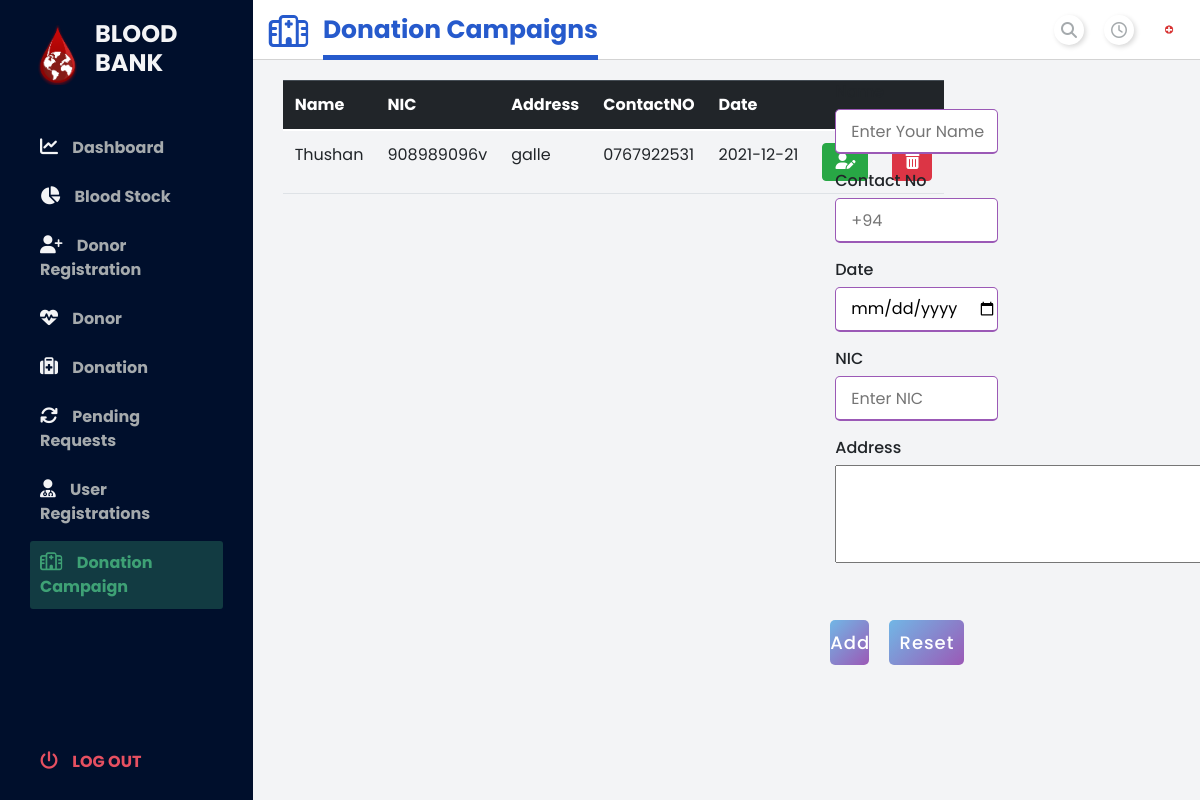
/DonationCampaign.php (signed in), run on the app's committed database.
### tables this page shows
CREATE TABLE `campreg` (
  `Name` varchar(25) NOT NULL,
  `NIC` varchar(13) NOT NULL,
  `Address` varchar(255) NOT NULL,
  `ContactNo` varchar(50) NOT NULL,
  `Date` int(11) NOT NULL,
  `Month` int(11) NOT NULL,
  `Year` int(11) NOT NULL
);

### DonationCampaign.php (the view, shortened to what this page needs)
<?php
include('connection.php');
$d = date("Y/m/d");
$day = date("d", strtotime($d));
$month = date("m", strtotime($d));
$year = date("y", strtotime($d));
$query = "SELECT * FROM `campreg` WHERE date>='$day' AND month>='$month' AND year>='$year' ";
$result = mysqli_query($Con, $query);
$camps = mysqli_fetch_all($result, MYSQLI_ASSOC);
?>
<!DOCTYPE html>
<html lang="en">
<head>
  <link rel="stylesheet" href="https://cdn.jsdelivr.net/npm/bootstrap@5.1.0/dist/css/bootstrap.min.css">
  <link rel="stylesheet" href="https://use.fontawesome.com/releases/v5.15.4/css/all.css">
  <link rel="stylesheet" type="text/css" href="style1.css">
  <link rel="stylesheet" type="text/css" href="form1.css">
  <link rel="stylesheet" type="text/css" href="css/bootstrap.css">
</head>
<body id="body">
  <div class="container1">
    <nav class="navbar">
      <div class="navbar__left">
        <i class="fa fa-hospital-o fa-2x  a" aria-hidden="true"></i>
        <h7 style="font-size: 25px; font-weight:bold; vertical-align: text-bottom;" class="active_link">Donation Campaigns</h7>
      </div>
      <div class="navbar__right">
        <a href="#">
          <i class="fa fa-search" aria-hidden="true"></i>
        </a>
        <a href="#">
          <i class="fa fa-clock-o" aria-hidden="true"></i>
        </a>
        <a href="#">
          <img width="30" src="assets/blood-donate-unscreen.gif" alt="" />
        </a>
      </div>
    </nav>
    <main>
      <div class="main__container" style="margin-top: 20px; margin-left:30px ;">
        <div class="row">
          <div class="col-12 col-lg-7">
            <table class="table">
              <thead class="table-dark">
                <tr>
                  <th scope="col">Name</th>
                  <th scope="col">NIC</th>
                  <th scope="col">Address</th>
                  <th scope="col">ContactNO</th>
                  <th scope="col">Date</th>
                  <th scope="col"></th>
                  <th scope="col"></th>
                </tr>
              </thead>
              <tbody>
                <?php foreach ($camps as $camp) : ?>
                  <tr>
                    <td><span id="name<?php echo $camp['NIC'] ?>"><?php echo $camp['Name'] ?></span></td>
                    <td><span id="nic<?php echo $camp['NIC'] ?>"><?php echo $camp['NIC'] ?></span></td>
                    <td><span id="address<?php echo $camp['NIC'] ?>"><?php echo $camp['Address'] ?></span></td>
                    <td><span id="contact<?php echo $camp['NIC'] ?>"><?php echo $camp['ContactNo'] ?></span></td>
                    <td><span id="date<?php echo $camp['NIC'] ?>"><?php echo "20" . $camp['Year'] . "-" . $camp['Month'] . "-" . $camp['Date'] ?></span></td>
                    <td>
                      <button type='button' id='edit' onclick="setDetails('<?php echo $camp['NIC'] ?>')" value='<?php echo $camp['NIC'] ?>' class='btn btn-success edit'><i class="fas fa-user-edit"></i></button>
                    </td>
                    <td>
                      <form action="delCamp.php" method="POST" id="delCamp">
                        <button type="submit" name="updateDonor" class="btn btn-danger"><i class="fas fa-trash-alt"></i></i></button>
                      </form>
                    </td>
                  </tr>
                <?php endforeach ?>
              </tbody>
            </table>
          </div>
          <div class="col-12 col-lg-5">
            <form action="addCamp.php" method="POST" id="addCamp">
              <div class="user-details">
                <div class="input-box">
                  <span class="details">Name</span>
                  <input type="text" placeholder="Enter Your Name" id="campName" name="campName">
                </div>
                <div class="input-box">
                  <span class="details">Contact No</span>
                  <input type="text" placeholder="+94" id="contactNo" name="contactNo">
                </div>
                <div class="input-box">
                  <span class="details">Date</span>
                  <input type="date" id="Date" name="Date">
                </div>
                <div class="input-box">
                  <span class="details">NIC</span>
                  <input type="text" placeholder="Enter NIC" id="NIC" name="NIC">
                </div>
                <div class="input-box">
                  <span class="details">Address</span>
                  <textarea id="address" name="address" rows="4" cols="30"></textarea>
                </div>
              </div>
              <div class="row">
                <div class="column">
                  <div class="button button-small" id="add">
                    <input type="button" name="add" value="Add">
                  </div>
                </div>
                <div class="column">
                  <div class="button" id="reset" style="width: 75px;">
                    <input type="button" name="reset" value="Reset">
                  </div>
                </div>
              </div>
            </form>
          </div>
        </div>
    </main>
    <div id="sidebar">
      <div class="sidebar__title">
        <div class="sidebar__img">
          <img src="assets/logo.png" alt="logo" />
          <h1 style="font-size: 24px; font-weight:bold">BLOOD BANK</h1>
        </div>
      </div>
      <div class="sidebar__link">
        <div class="sidebar__link">
          <i class="fa fa-line-chart" aria-hidden="true"></i>
          <a href="Dashboard.php" style="text-decoration: none;">Dashboard</a>
        </div>
        <div class="sidebar__link">
          <i class="fa fa-pie-chart"></i>
          <a href="BloodStock.php" style="text-decoration: none;">Blood Stock</a>
        </div>
        <div class="sidebar__link ">
          <i class="fa fa-user-plus" aria-hidden="true"></i>
          <a href="DonorRegistrations.php" style="text-decoration: none;">Donor Registration</a>
        </div>
        <div class="sidebar__link">
          <i class="fa fa-heartbeat" aria-hidden="true"></i>
          <a href="Donor.php" style="text-decoration: none;">Donor</a>
        </div>
        <div class="sidebar__link">
          <i class="fa fa-medkit" aria-hidden="true"></i>
          <a href="Donation.php" style="text-decoration: none;">Donation</a>
        </div>
        <div class="sidebar__link">
          <i class="fa fa-refresh" aria-hidden="true"></i>
          <a href="PendingRequests.php" style="text-decoration: none;">Pending Requests</a>
        </div>
        <div class="sidebar__link">
          <i class="fa fa-user-md" aria-hidden="true"></i>
          <a href="UserRegistration.php" style="text-decoration: none;">User Registrations</a>
        </div>
        <div class="sidebar__link active_menu_link">
          <i class="fa fa-hospital-o" aria-hidden="true"></i>
          <a href="DonationCampaign.php" style="text-decoration: none;">Donation Campaign</a>
        </div>
        <div class="sidebar__logout" style="position:fixed; bottom:1rem;">
          <i class="fa fa-power-off"></i>
          <a href="logout.php" ;>Log out</a>
        </div>
      </div>
    </div>
  </div>
</body>
</html>

### style1.css (style rules this page uses)
* { margin: 0; padding: 0; }
body { box-sizing: border-box; font-family: "Lato", sans-serif; height: 100vh; overflow: hidden; }
.a { color: #265acc; padding-top: 5px; }
.container1 { display: grid; height: 100vh; grid-template-columns: 0.8fr 1fr 1fr 1fr; grid-template-rows: 0.2fr 3fr; grid-template-areas: "sidebar nav nav nav" "sidebar main main main"; }
.navbar { background: #ffffff; grid-area: nav; height: 60px; display: flex; align-items: center; justify-content: space-between; padding: 0 30px 0 30px; border-bottom: 1px solid lightgray; }
.navbar__left .active_link { color: #265acc; border-bottom:5px solid #265acc; padding-bottom: 8px; font-size: 20px; margin-left: 10px; align-items: center; }
.navbar__right { display: flex; justify-content: center; align-items: center; }
.navbar__right > a { margin-left: 20px; text-decoration: none; }
.navbar__right > a > i { color: #a5aaad; font-size: 16px; border-radius: 50px; background: #ffffff; box-shadow: 2px 2px 5px #d9d9d9, -2px -2px 5px #ffffff; padding: 7px; }
main { background: #f3f4f6; grid-area: main; overflow-y: auto; }
#sidebar { background: #000f2c; grid-area: sidebar; overflow-y: auto; padding: 20px; -webkit-transition: all 0.5s; transition: all 0.5s; }
.sidebar__title { display: flex; justify-content: space-between; align-items: center; color: #f3f4f6; margin-bottom: 30px; }
.sidebar__img { display: flex; align-items: center; }
.sidebar__title > div > img { width: 75px; object-fit: contain; }
.sidebar__title > div > h1 { font-size: 18px; display: inline; }
.sidebar__link { color: #f3f4f6; padding: 10px; border-radius: 3px; margin-bottom: 5px; text-decoration: none; }
.active_menu_link { background: rgba(62, 161, 117, 0.3); color: #3ea175; }
.active_menu_link a { color: #3ea175 !important; }
.sidebar__link > a { text-decoration: none; color: #a5aaad; font-weight: 700; }
.sidebar__link > i { margin-right: 10px; font-size: 18px; text-decoration: none; }
.sidebar__logout { margin-top: 30px; padding: 10px; color: #e65061; }
.sidebar__logout > a { text-decoration: none; color: #e65061; font-weight: 700; text-transform: uppercase; }
.sidebar__logout > i { margin-right: 10px; font-size: 18px; }

### form1.css (style rules this page uses)
* { margin: 0%; padding: 0; box-sizing: border-box; font-family: 'Poppins',sans-serif; }
form .user-details .input-box { margin-bottom: 15px; width: calc(100% / 2 - 20px); }
form .input-box span.details { display: block; font-weight: 500; margin-bottom: 5px; }
.user-details .input-box input { height: 45px; width: 100%; outline: none; font-size: 16px; border-radius: 5px; padding-left: 15px; border: 1px solid #ccc; border-bottom-width: 2px; transition: all 0.3s ease; }
.user-details .input-box input:focus, .user-details .input-box input:valid { border-color: #9b59b6; }
form .button { height: 45px; margin: 35px 0 }
form .button input { height: 100%; width: 100%; border-radius: 5px; border: none; color: #fff; font-size: 18px; font-weight: 500; letter-spacing: 1px; cursor: pointer; transition: all 0.3s ease; background: linear-gradient(135deg, #71b7e6, #9b59b6); }
.column { float: left; width: 15%; padding: 0 10px; }
.button-small { align-items: center; align-content: center; }

### data on the page
campreg: Name "Thushan", NIC "908989096v", Address "galle", ContactNo "0767922531", Year "21", Month "12", Date "21"
